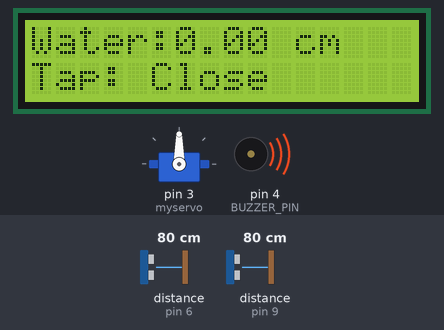
Recording of a program running on a simulated Arduino Uno, built with avr-gcc and run on an emulated ATmega328P. On the bench: servo, 16×2 character LCD, buzzer (waves = sounding, pin HIGH). Wiring (inferred from the names in the program): 2 × ultrasonic range finder: trigger pin 5, echo pin 6 / trigger pin 8, echo pin 9. The inputs (shaded band) are chosen by the test bench; at power-on: distance to the obstacle (sensors on pin 9, pin 6) 80 cm. The echo pulse lasts 58.3 µs per cm; pins used as bus, display or sensor lines are not drawn.

Above: at 3.2 s.
3.3 s: distance to the obstacle (sensor on pin 9) set to 7 cm
5.4 s: distance to the obstacle (sensor on pin 9) set to 4 cm
At 6.7 s:
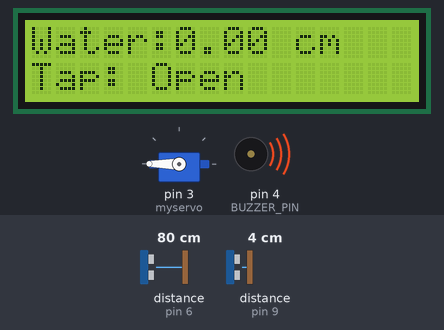
7.8 s: distance to the obstacle (sensor on pin 6) set to 2 cm
At 8.8 s:
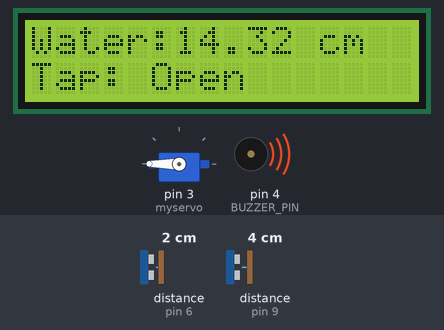
12.0 s: distance to the obstacle (sensor on pin 6) set to 4 cm
At 13.9 s:
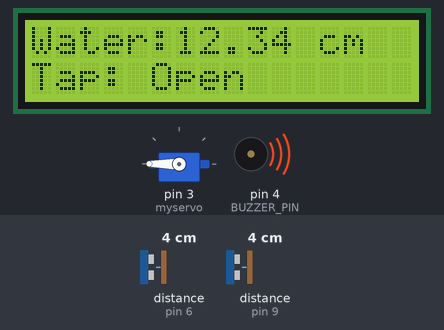
14.2 s: distance to the obstacle (sensor on pin 9) set to 9 cm
At 15.6 s:
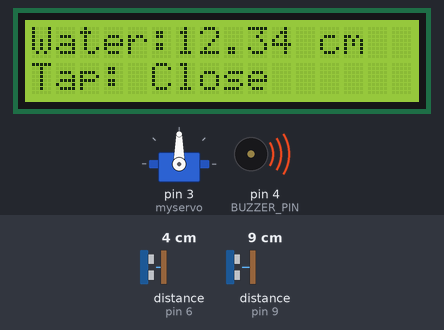
17.3 s: distance to the obstacle (sensor on pin 9) set to 2 cm
At 18.6 s:
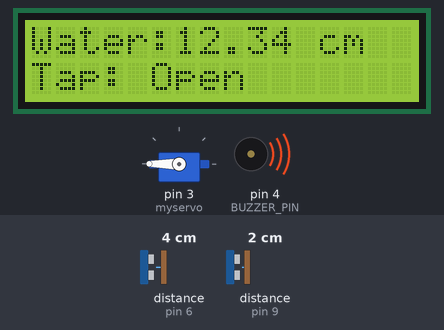
Timing chart, 0 to 20.3 s (numbered marks = the images above; inputs shaded):
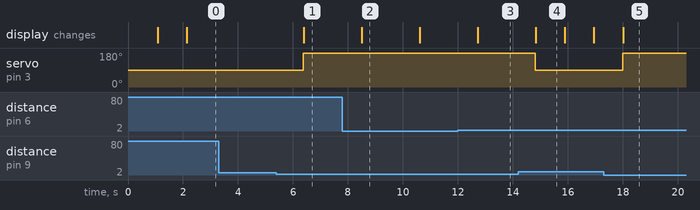

Measured:
- the behaviour switches between 6 and 5 cm on distance to the obstacle (sensor on pin 9) (found by bisection; images 0 and 1)
- after the input at 3.3 s, every drawn part: stays the same
- after the input at 5.4 s, servo on pin 3 (myservo): 90° → 180° after 0.97 s; the display: changes after 0.99 s (image 1)
- after the input at 7.8 s, the display: changes after 0.70 s (image 2)
- after the input at 12.0 s, the display: changes after 0.73 s (image 3)
- after the input at 14.2 s, servo on pin 3 (myservo): 180° → 90° after 0.62 s; the display: changes after 0.64 s (image 4)
- after the input at 17.3 s, servo on pin 3 (myservo): 90° → 180° after 0.69 s; the display: changes after 0.71 s (image 5)
- what the display in image 2 shows lasts 2.1 s, from 8.5 s to 10.6 s

The program:

main.cpp
```cpp
#include <Arduino.h>
#include <Wire.h>
#include <LiquidCrystal_I2C.h>
#include <Servo.h>

// Uncomment to enable debug mode
// #define DEBUG

#ifdef DEBUG
#define DEBUG_PRINT(x) Serial.print(x)
#define DEBUG_PRINTLN(x) Serial.println(x)
#else
#define DEBUG_PRINT(x)
#define DEBUG_PRINTLN(x)
#endif

Servo myservo; // Create a Servo object

// Define pins for HC-SR04 ultrasonic sensors
const int TRIG_PIN1 = 5;
const int ECHO_PIN1 = 6;
const int TRIG_PIN2 = 8;
const int ECHO_PIN2 = 9;

// Define pin for buzzer
const int BUZZER_PIN = 4;

const float OBJECT_DISTANCE_THRESHOLD = 5.0; // Threshold distance for object detection
const float WATER_LEVEL_THRESHOLD = 4.0;     // Threshold water level for low water warning
const float HYSTERESIS_MARGIN = 1.0;         // Hysteresis margin for stability
const int containerHeight = 16;              // Height of the container in cm

float measureDistance(int trigPin, int echoPin);

// Initialize I2C LCD (address 0x27, 16 columns x 2 rows)
LiquidCrystal_I2C lcd(0x27, 16, 2);

void setup()
{
#ifdef DEBUG
  Serial.begin(9600); // Begin serial communication at 9600 baud for debugging
#endif

  // Set up ultrasonic sensor pins and buzzer pin
  pinMode(TRIG_PIN1, OUTPUT);
  pinMode(ECHO_PIN1, INPUT);
  pinMode(TRIG_PIN2, OUTPUT);
  pinMode(ECHO_PIN2, INPUT);
  pinMode(BUZZER_PIN, OUTPUT);

  myservo.attach(3); // Attach the servo to pin 3
  myservo.write(90); // Set servo to initial position (180 degrees)

  digitalWrite(BUZZER_PIN, HIGH); // Turn off the buzzer

  // Initialize the LCD
  lcd.init();
  lcd.backlight();
  lcd.setCursor(0, 0);
  lcd.print("System is Ready"); // Display message
  delay(1000);
  lcd.clear();

  DEBUG_PRINTLN("System is Ready"); // Debug message

  delay(1000);
}

void loop()
{
  // Declare variables
  static bool TapState = false; // State of the tap (open or close)
  float distance1 = 0;
  float distance2 = 0;
  float waterHeight = 0;

  // Measure water level
  distance1 = measureDistance(TRIG_PIN1, ECHO_PIN1);

  // Check for valid reading
  if (distance1 <= 0 || distance1 > containerHeight)
  {
    DEBUG_PRINTLN("Invalid sensor reading, skipping calculation.");
    digitalWrite(BUZZER_PIN, HIGH); // If invalid, then buzzer off
  }
  else
  {
    // Calculate water height
    waterHeight = containerHeight - distance1;

    // Check if water level is low
    if (waterHeight <= WATER_LEVEL_THRESHOLD)
    {
      digitalWrite(BUZZER_PIN, LOW); // turn on buzzer
      DEBUG_PRINTLN("WATER LEVEL IS LOW, BUZZER ON");
    }
    else
    {
      digitalWrite(BUZZER_PIN, HIGH); // turn off buzzer
      DEBUG_PRINTLN("WATER LEVEL IS NORMAL, BUZZER OFF");
    }
  }

  // Detect object near the tap
  distance2 = measureDistance(TRIG_PIN2, ECHO_PIN2);
  if (distance2 <= OBJECT_DISTANCE_THRESHOLD && !TapState) // if object is detected near the tap (about 5 cm) and tap is closed
  {
    TapState = true;
    myservo.write(180); // Open the tap by rotating servo to 90 degrees
    DEBUG_PRINTLN("OBJECT DETECTED, TAP OPEN, AND SERVO SET TO 90 DEGREE");
  }
  else if (distance2 >= (OBJECT_DISTANCE_THRESHOLD + HYSTERESIS_MARGIN) && TapState) // if object is not detected near the tap (about 5 cm + 1 cm) and tap is open
  {
    TapState = false;
    myservo.write(90); // Close the tap by rotating servo to 180 degrees
    DEBUG_PRINTLN("NO OBJECT DETECTED, TAP CLOSE, AND SERVO SET TO 180 DEGREE");
  }

  // Display water level and tap state on LCD
  lcd.setCursor(0, 0);
  lcd.print("                "); // Clear the first line
  lcd.setCursor(0, 0);
  lcd.print("Water:");
  lcd.print(waterHeight);
  lcd.print(" cm");

  lcd.setCursor(0, 1);
  lcd.print("                "); // Clear the second line
  lcd.setCursor(0, 1);
  lcd.print("Tap: ");
  lcd.print(TapState ? "Open" : "Close");

  // for debugging
  DEBUG_PRINT("Water Height: ");
  DEBUG_PRINTLN(waterHeight);
  DEBUG_PRINT("Object Distance: ");
  DEBUG_PRINTLN(distance2);

  // Delay before the next measurement
  delay(1000);
}

float measureDistance(int trigPin, int echoPin)
{
  // Function to measure distance using an ultrasonic sensor
  // Inputs:
  //   trigPin - Trig pin of the HC-SR04 sensor
  //   echoPin - Echo pin of the HC-SR04 sensor
  // Output:
  //   Returns the distance measured in centimeters

  // Send ultrasonic pulse
  digitalWrite(trigPin, LOW);
  delayMicroseconds(2);
  digitalWrite(trigPin, HIGH);
  delayMicroseconds(10);
  digitalWrite(trigPin, LOW);

  // Receive echo response
  long duration = pulseIn(echoPin, HIGH);

  // Calculate distance in cm
  float distance = duration * 0.034 / 2;

  // For debugging
  DEBUG_PRINT("Trig Pin: ");
  DEBUG_PRINT(trigPin);
  DEBUG_PRINT(" Echo Pin: ");
  DEBUG_PRINT(echoPin);
  DEBUG_PRINT(" Duration: ");
  DEBUG_PRINT(duration);
  DEBUG_PRINT(" Distance: ");
  DEBUG_PRINTLN(distance);

  return distance; // Return the measured distance
}
```
